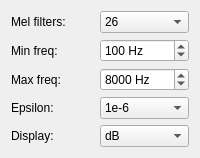
              <widget class="QWidget" name="pageLogMelParams">
               <layout class="QGridLayout" name="logMelParamsLayout">
                <item row="0" column="0">
                 <widget class="QLabel" name="lblLogMelFilterCount">
                  <property name="text">
                   <string>Mel filters:</string>
                  </property>
                 </widget>
                </item>
                <item row="0" column="1">
                 <widget class="QComboBox" name="cmbLogMelFilterCount">
                  <item>
                   <property name="text">
                    <string>26</string>
                   </property>
                  </item>
                  <item>
                   <property name="text">
                    <string>40</string>
                   </property>
                  </item>
                  <item>
                   <property name="text">
                    <string>64</string>
                   </property>
                  </item>
                 </widget>
                </item>
                <item row="1" column="0">
                 <widget class="QLabel" name="lblLogMelMinFreq">
                  <property name="text">
                   <string>Min freq:</string>
                  </property>
                 </widget>
                </item>
                <item row="1" column="1">
                 <widget class="QSpinBox" name="spinLogMelMinFreq">
                  <property name="suffix">
                   <string> Hz</string>
                  </property>
                  <property name="minimum">
                   <number>0</number>
                  </property>
                  <property name="maximum">
                   <number>20000</number>
                  </property>
                  <property name="value">
                   <number>100</number>
                  </property>
                 </widget>
                </item>
                <item row="2" column="0">
                 <widget class="QLabel" name="lblLogMelMaxFreq">
                  <property name="text">
                   <string>Max freq:</string>
                  </property>
                 </widget>
                </item>
                <item row="2" column="1">
                 <widget class="QSpinBox" name="spinLogMelMaxFreq">
                  <property name="suffix">
                   <string> Hz</string>
                  </property>
                  <property name="minimum">
                   <number>1000</number>
                  </property>
                  <property name="maximum">
                   <number>24000</number>
                  </property>
                  <property name="value">
                   <number>8000</number>
                  </property>
                 </widget>
                </item>
                <item row="3" column="0">
                 <widget class="QLabel" name="lblLogMelEpsilon">
                  <property name="text">
                   <string>Epsilon:</string>
                  </property>
                 </widget>
                </item>
                <item row="3" column="1">
                 <widget class="QComboBox" name="cmbLogMelEpsilon">
                  <item>
                   <property name="text">
                    <string>1e-6</string>
                   </property>
                  </item>
                  <item>
                   <property name="text">
                    <string>1e-8</string>
                   </property>
                  </item>
                  <item>
                   <property name="text">
                    <string>1e-10</string>
                   </property>
                  </item>
                 </widget>
                </item>
                <item row="4" column="0">
                 <widget class="QLabel" name="lblLogMelDisplayMode">
                  <property name="text">
                   <string>Display:</string>
                  </property>
                 </widget>
                </item>
                <item row="4" column="1">
                 <widget class="QComboBox" name="cmbLogMelDisplayMode">
                  <item>
                   <property name="text">
                    <string>dB</string>
                   </property>
                  </item>
                  <item>
                   <property name="text">
                    <string>Natural log</string>
                   </property>
                  </item>
                 </widget>
                </item>
               </layout>
              </widget>
